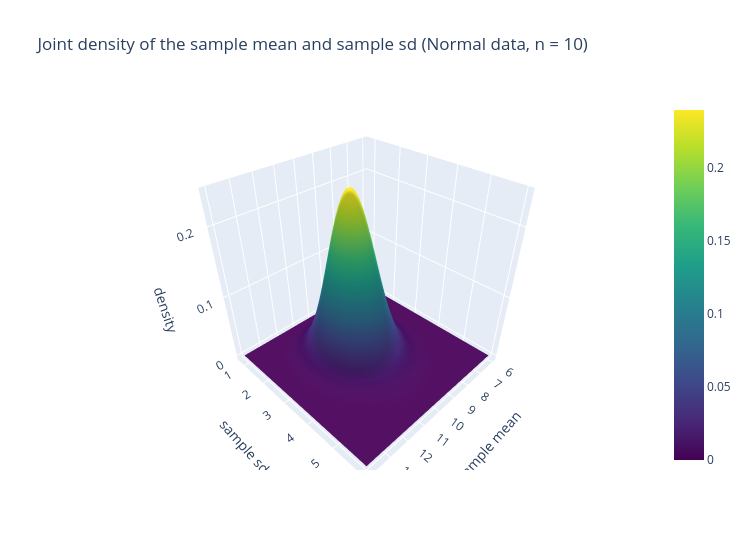

The notebook cell saved with this chart:
### Markdown cell above
### 8.3 Interactive Plotly version of the Normal joint density
Rotate: the joint density of $(\bar X,s)$ for Normal data is the product of a Normal in the mean and a scaled chi in $s$.

### Code cell
mg, sg = np.meshgrid(np.linspace(6, 14, 80), np.linspace(0.8, 6, 80))
n_, mu_, sd_ = 10, 10.0, 3.0
# density of xbar ~ Normal(mu, sd^2/n) times density of s, where (n-1) s^2 / sd^2 ~ chi-square(n-1)
dens = stats.norm(mu_, sd_ / np.sqrt(n_)).pdf(mg) * stats.chi2(n_ - 1).pdf((n_ - 1) * sg**2 / sd_**2) * 2 * (n_ - 1) * sg / sd_**2
fig = go.Figure(go.Surface(x=mg[0], y=sg[:, 0], z=dens, colorscale="Viridis"))
fig.update_layout(title="Joint density of the sample mean and sample sd (Normal data, n = 10)", width=750, height=550,
                  scene=dict(xaxis_title="sample mean", yaxis_title="sample sd", zaxis_title="density"))
fig.show()

### Figure 1 — Plotly figure (JSON) as saved in the notebook; plotly's stock layout.template omitted (floating-point values rounded to 4 significant figures; data arrays with more than 128 entries replaced by an {"elided": "..."} marker saying what was removed)
{"data": [{"colorscale": [[0.0, "#440154"], [0.1111, "#482878"], [0.2222, "#3e4989"], [0.3333, "#31688e"], [0.4444, "#26828e"], [0.5556, "#1f9e89"], [0.6667, "#35b779"], [0.7778, "#6ece58"], [0.8889, "#b5de2b"], [1.0, "#fde725"]], "type": "surface", "x": [6.0, 6.101, 6.203, 6.304, 6.405, 6.506, 6.608, 6.709, 6.81, 6.911, 7.013, 7.114, 7.215, 7.316, 7.418, 7.519, 7.62, 7.722, 7.823, 7.924, 8.025, 8.127, 8.228, 8.329, 8.43, 8.532, 8.633, 8.734, 8.835, 8.937, 9.038, 9.139, 9.241, 9.342, 9.443, 9.544, 9.646, 9.747, 9.848, 9.949, 10.05, 10.15, 10.25, 10.35, 10.46, 10.56, 10.66, 10.76, 10.86, 10.96, 11.06, 11.16, 11.27, 11.37, 11.47, 11.57, 11.67, 11.77, 11.87, 11.97, 12.08, 12.18, 12.28, 12.38, 12.48, 12.58, 12.68, 12.78, 12.89, 12.99, 13.09, 13.19, 13.29, 13.39, 13.49, 13.59, 13.7, 13.8, 13.9, 14.0], "y": [0.8, 0.8658, 0.9316, 0.9975, 1.063, 1.129, 1.195, 1.261, 1.327, 1.392, 1.458, 1.524, 1.59, 1.656, 1.722, 1.787, 1.853, 1.919, 1.985, 2.051, 2.116, 2.182, 2.248, 2.314, 2.38, 2.446, 2.511, 2.577, 2.643, 2.709, 2.775, 2.841, 2.906, 2.972, 3.038, 3.104, 3.17, 3.235, 3.301, 3.367, 3.433, 3.499, 3.565, 3.63, 3.696, 3.762, 3.828, 3.894, 3.959, 4.025, 4.091, 4.157, 4.223, 4.289, 4.354, 4.42, 4.486, 4.552, 4.618, 4.684, 4.749, 4.815, 4.881, 4.947, 5.013, 5.078, 5.144, 5.21, 5.276, 5.342, 5.408, 5.473, 5.539, 5.605, 5.671, 5.737, 5.803, 5.868, 5.934, 6.0], "z": {"elided": "80x80 float values"}}], "layout": {"height": 550, "scene": {"xaxis": {"title": {"text": "sample mean"}}, "yaxis": {"title": {"text": "sample sd"}}, "zaxis": {"title": {"text": "density"}}}, "title": {"text": "Joint density of the sample mean and sample sd (Normal data, n = 10)"}, "width": 750}}
